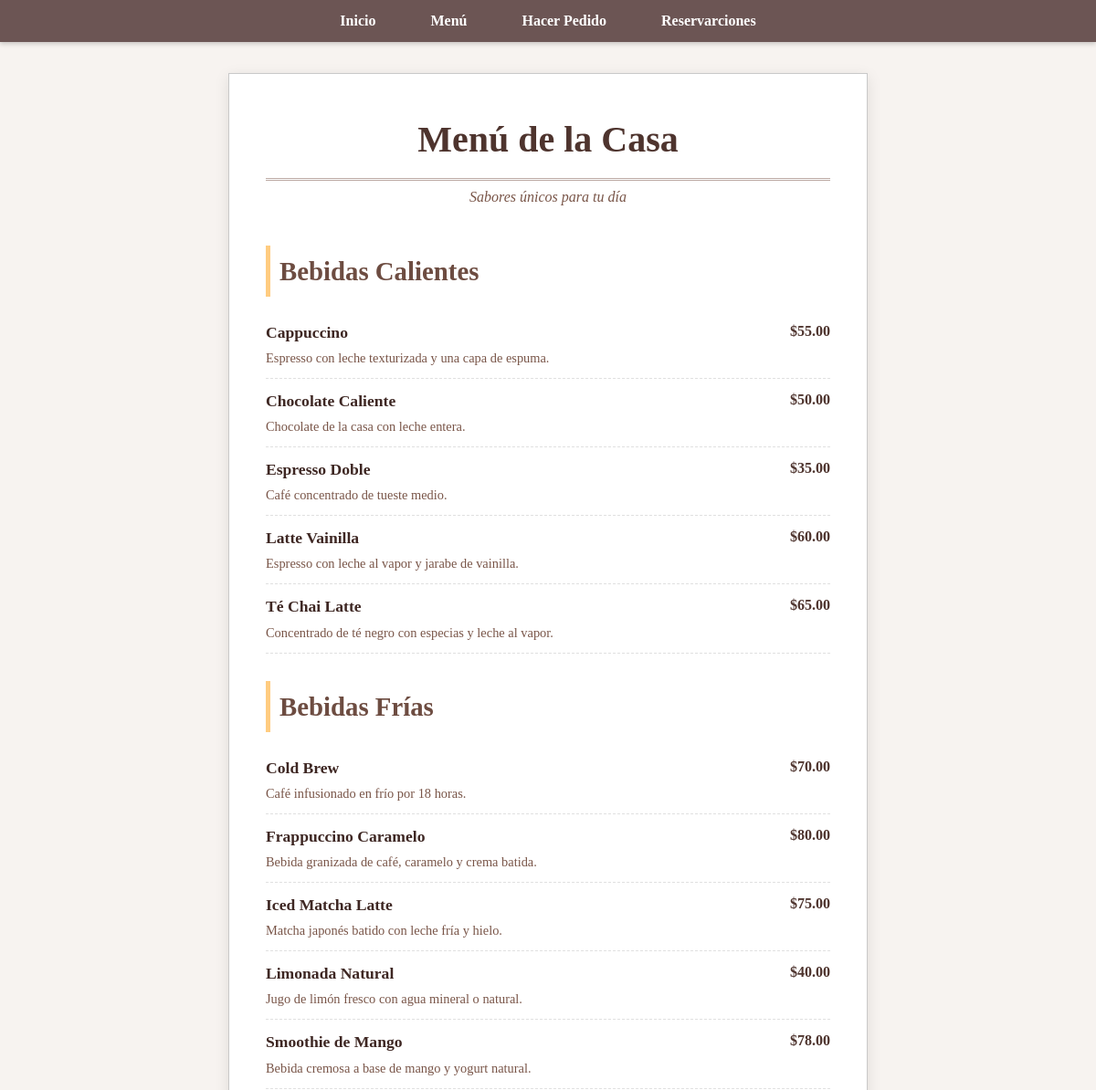
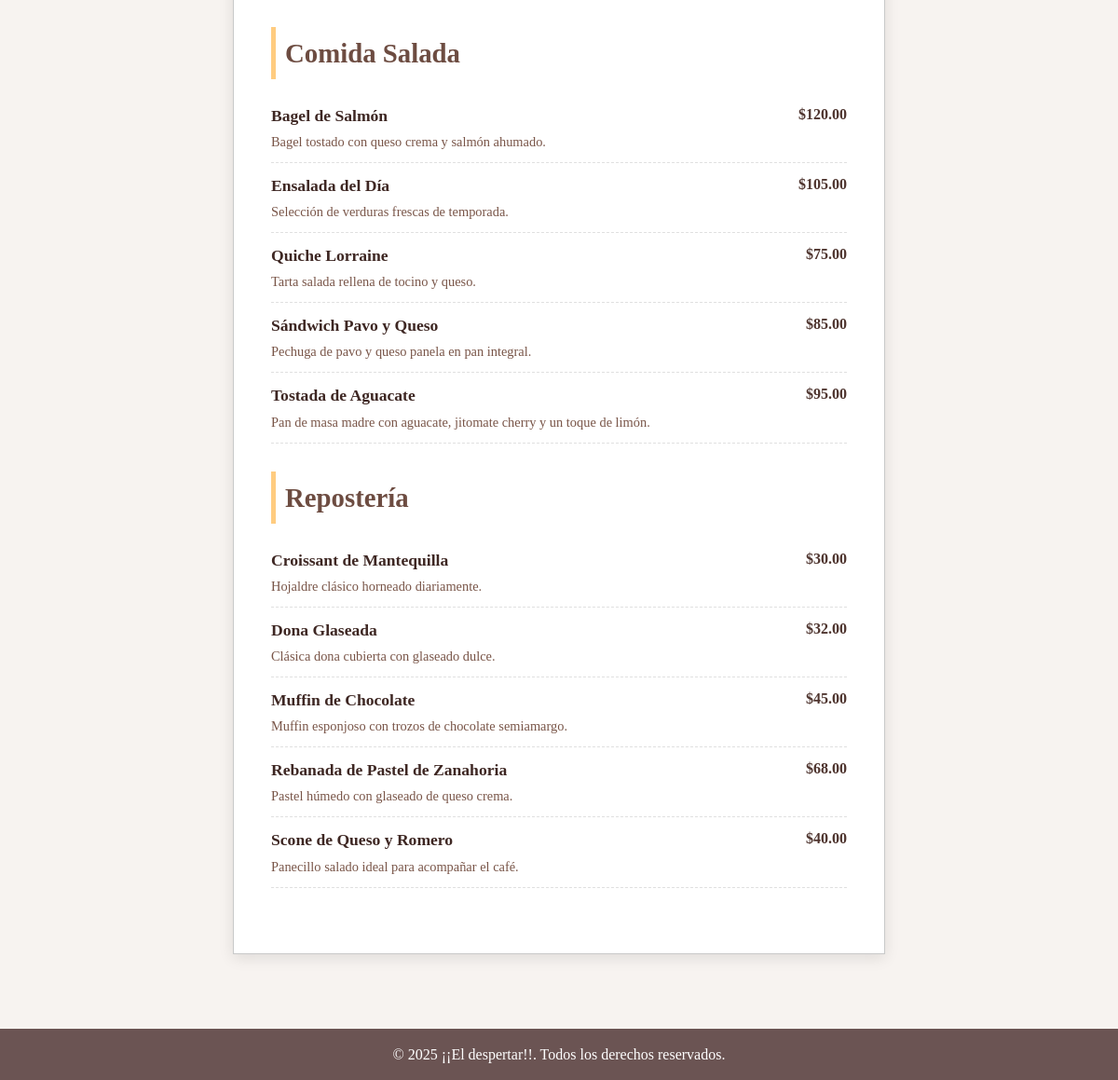
Page /menu_simple.php on the committed database (2 pictures, top to bottom).
### tables this page shows
CREATE TABLE IF NOT EXISTS `productos` (
  `producto_id` int NOT NULL AUTO_INCREMENT,
  `nombre` varchar(150) NOT NULL,
  `descripcion` text,
  `precio` decimal(10,2) NOT NULL,
  `categoria` varchar(50) NOT NULL,
  PRIMARY KEY (`producto_id`)
);

### menu_simple.php (the view, shortened to what this page needs)
<?php
include 'db_connection.php';
$sql = "SELECT nombre, descripcion, precio, categoria FROM productos ORDER BY categoria, nombre";
$result = $conn->query($sql);
$menu_por_categoria = [];
if ($result->num_rows > 0) {
    while($row = $result->fetch_assoc()) {
        $categoria = $row['categoria'];
        $menu_por_categoria[$categoria][] = $row;
    }
}
?>
<!DOCTYPE html>
<html lang="es">
<head>
     <link rel="stylesheet" href="css/estilos.css">
</head>
<header>
        <nav class="main-nav">
            <ul>
               <li><a href="index.html">Inicio</a></li>
                <li><a href="menu_simple.php">Menú</a></li>
                <li><a href="cliente_pedido_online.php"> Hacer Pedido</a></li>
                <li><a href="reservas.html">Reservarciones</a></li>
            </ul>
        </nav>
    </header>
<body>
    <div class="container">
        <div class="header">
            <h1>Menú de la Casa</h1>
            <p>Sabores únicos para tu día</p>
        </div>
        <?php if (empty($menu_por_categoria)): ?>
            <p style="text-align: center;">Nuestro menú está en preparación. ¡Vuelve pronto!</p>
        <?php else: ?>
            <?php foreach ($menu_por_categoria as $categoria => $items): ?>
                <div class="category-section">
                    <h2><?php echo htmlspecialchars($categoria); ?></h2>
                    <?php foreach ($items as $item): ?>
                        <div class="menu-item">
                            <div class="item-details">
                                <span class="item-name"><?php echo htmlspecialchars($item['nombre']); ?></span>
                                <div class="item-description"><?php echo htmlspecialchars($item['descripcion']); ?></div>
                            </div>
                            <span class="item-price">$<?php echo number_format($item['precio'], 2); ?></span>
                        </div>
                    <?php endforeach; ?>
                </div>
            <?php endforeach; ?>
        <?php endif; ?>
    </div>
    <footer>
        <p>&copy; 2025 ¡¡El despertar!!. Todos los derechos reservados.</p>
    </footer>
</body>
</html>

### css/estilos.css (style rules this page uses)
* { margin: 0; padding: 0; box-sizing: border-box; }
body { font-family: Arial, sans-serif; line-height: 1.6; background-color: #ffffff; color: #333; }
.main-nav { background-color: rgb(53, 21, 21, 0.712); padding: 10px 0; position: fixed; top: 0; width: 100%; z-index: 1000; box-shadow: 0 2px 5px rgba(0, 0, 0, 0.2); }
.main-nav ul { list-style: none; display: flex; justify-content: center; gap: 30px; }
.main-nav a { text-decoration: none; color: white; font-weight: bold; padding: 5px 15px; border-radius: 4px; transition: background-color 0.3s ease; }
footer { text-align: center; padding: 15px; background-color: rgb(53, 21, 21, 0.712); color: white; margin-top: 40px; }

### menu_simple.php (style rules this page uses)
body { font-family: Georgia, serif; background-color: #f7f3f0; color: #3e2723; margin: 0; padding: 0; }
.container { max-width: 700px; margin: 80px auto; padding: 40px; background: white; border: 1px solid #c9c9c9; box-shadow: 0 4px 15px rgba(0, 0, 0, 0.1); }
.header { text-align: center; margin-bottom: 40px; }
.header h1 { font-family: 'Times New Roman', serif; font-size: 2.5em; color: #4e342e; border-bottom: 3px double #bcaaa4; padding-bottom: 10px; margin-bottom: 5px; }
.header p { font-style: italic; color: #795548; }
.category-section { margin-bottom: 30px; }
.category-section h2 { font-size: 1.8em; color: #6d4c41; margin-top: 0; padding: 5px 0; border-left: 5px solid #ffcc80; padding-left: 10px; margin-bottom: 15px; }
.menu-item { display: flex; justify-content: space-between; align-items: flex-start; padding: 10px 0; border-bottom: 1px dashed #e0e0e0; }
.item-details { flex-grow: 1; padding-right: 15px; }
.item-name { font-weight: bold; font-size: 1.1em; }
.item-description { font-size: 0.9em; color: #795548; margin-top: 3px; }
.item-price { font-weight: bold; color: #4e342e; }

### rows in the picture
productos: nombre "Cappuccino", descripcion "Espresso con leche texturizada y una capa de espuma.", precio "55.00"
productos: nombre "Chocolate Caliente", descripcion "Chocolate de la casa con leche entera.", precio "50.00"
productos: nombre "Espresso Doble", descripcion "Café concentrado de tueste medio.", precio "35.00"
productos: nombre "Latte Vainilla", descripcion "Espresso con leche al vapor y jarabe de vainilla.", precio "60.00"
productos: nombre "Té Chai Latte", descripcion "Concentrado de té negro con especias y leche al vapor.", precio "65.00"
productos: nombre "Cold Brew", descripcion "Café infusionado en frío por 18 horas.", precio "70.00"
productos: nombre "Frappuccino Caramelo", descripcion "Bebida granizada de café, caramelo y crema batida.", precio "80.00"
productos: nombre "Iced Matcha Latte", descripcion "Matcha japonés batido con leche fría y hielo.", precio "75.00"
productos: nombre "Limonada Natural", descripcion "Jugo de limón fresco con agua mineral o natural.", precio "40.00"
productos: nombre "Smoothie de Mango", descripcion "Bebida cremosa a base de mango y yogurt natural.", precio "78.00"
productos: nombre "Bagel de Salmón", descripcion "Bagel tostado con queso crema y salmón ahumado.", precio "120.00"
productos: nombre "Ensalada del Día", descripcion "Selección de verduras frescas de temporada.", precio "105.00"
productos: nombre "Quiche Lorraine", descripcion "Tarta salada rellena de tocino y queso.", precio "75.00"
productos: nombre "Sándwich Pavo y Queso", descripcion "Pechuga de pavo y queso panela en pan integral.", precio "85.00"
productos: nombre "Tostada de Aguacate", descripcion "Pan de masa madre con aguacate, jitomate cherry y un toque de limón.", precio "95.00"
productos: categoria "Repostería", nombre "Scone de Queso y Romero", descripcion "Panecillo salado ideal para acompañar el café.", precio "40.00"
productos: nombre "Croissant de Mantequilla", descripcion "Hojaldre clásico horneado diariamente.", precio "30.00"
productos: nombre "Dona Glaseada", descripcion "Clásica dona cubierta con glaseado dulce.", precio "32.00"
productos: nombre "Muffin de Chocolate", descripcion "Muffin esponjoso con trozos de chocolate semiamargo.", precio "45.00"
productos: nombre "Rebanada de Pastel de Zanahoria", descripcion "Pastel húmedo con glaseado de queso crema.", precio "68.00"

### other values in the picture
$categoria "Bebidas Calientes"
$categoria "Bebidas Frías"
$categoria "Comida Salada"
